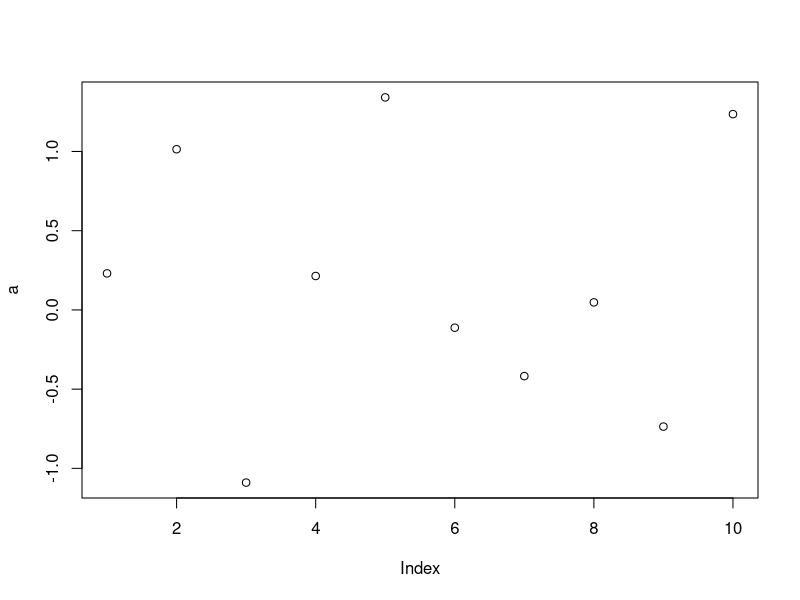
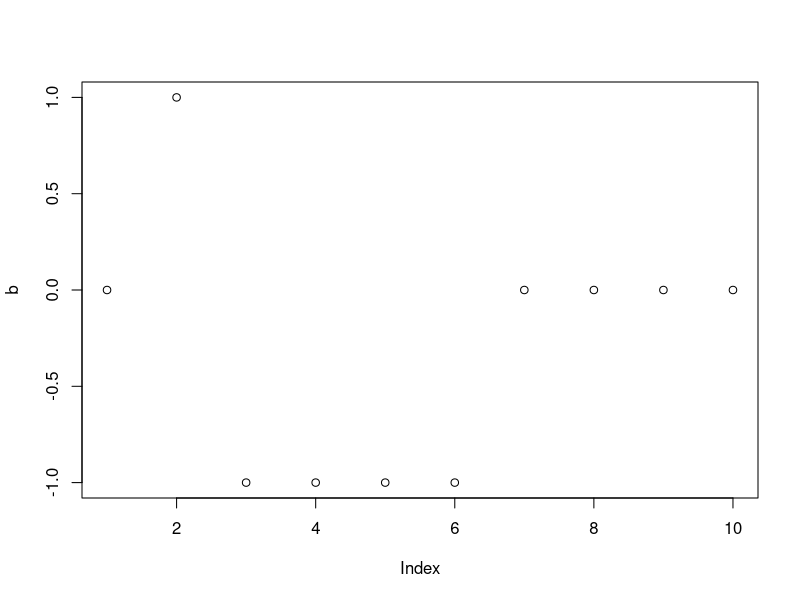
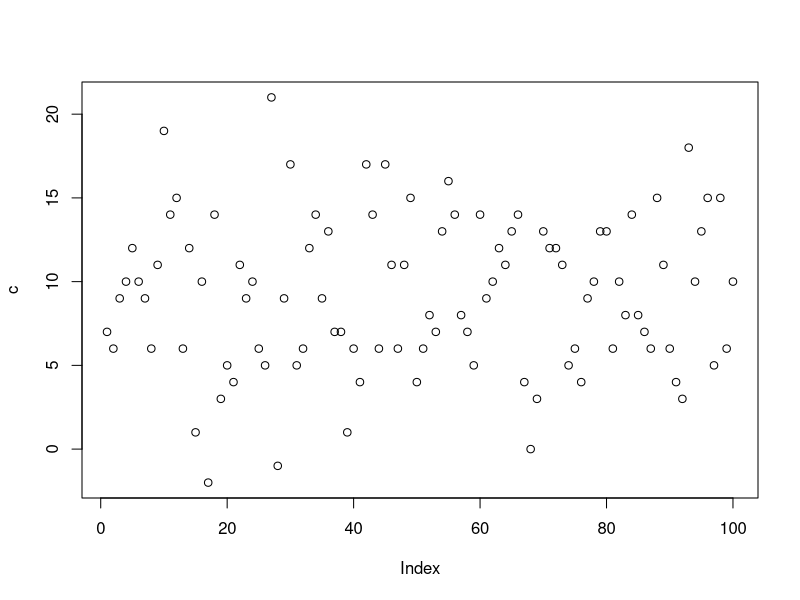
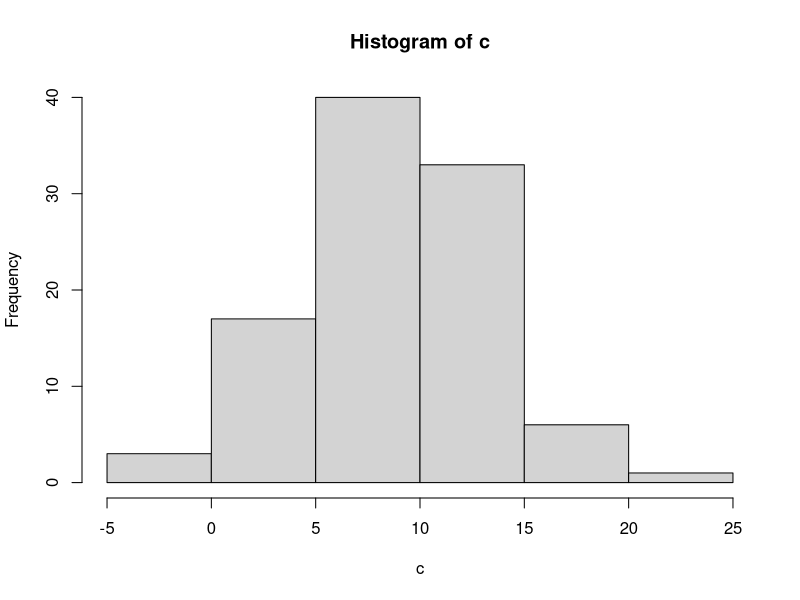

Reproduce these figures in R, in order.
#Write a R program to create a list of random numbers in normal 
#distribution and count occurrences of each value

#rnorm(m, mean, sd)
#n - amount of numbers, mean - mean value - 0 is default
#sd - standard deviation - 1 is default

#print 10 numbers with default values
a <- rnorm(10)
print(a)
plot(a)

#print 10 numbers with default values using floor value
b <- floor(rnorm(10))
print(b)
plot(b)

#print 100 numbers with own values in function
c <- floor(rnorm(100, 10, 5))
print(c)
plot(c)
hist(c)

#counting occurrences of each value
t <- table(c)
print(t)
